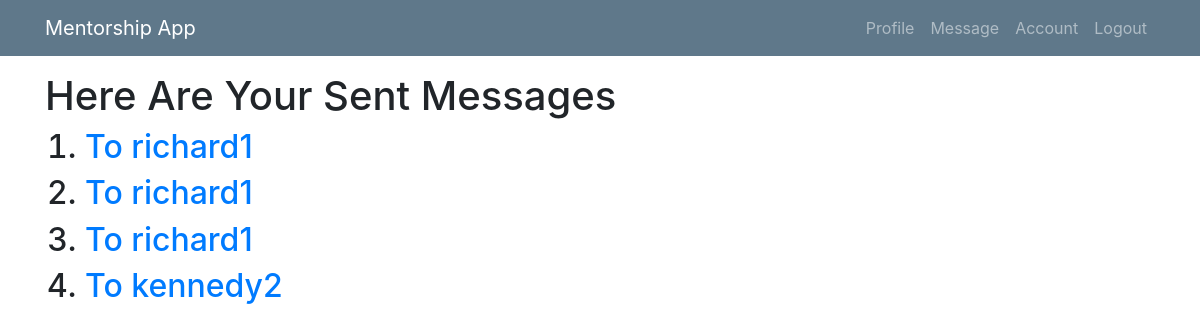
Page /list-message/ (signed in) on the committed database.
### mentee/models.py (models this page shows, shortened)
class Msg(models.Model):
    sender = models.ForeignKey(User, related_name="sender", on_delete=models.CASCADE, null=True)
    receipient = models.ForeignKey(User, related_name="receipient", on_delete=models.CASCADE)
    msg_content = models.TextField(max_length=100)
    sent_at = models.DateTimeField(null=True, blank=True)
    comment = models.TextField(blank=True, null=True)
    comment_at = models.DateTimeField(blank=True, null=True)
    is_approved = models.BooleanField(default=False, verbose_name="Approve?")
    date_approved = models.DateTimeField(blank=True, null=True)
    class Meta:
        ordering = ['-sent_at']

class User(AbstractUser):
    is_mentee = models.BooleanField(default=False)
    is_mentor = models.BooleanField(default=False)

### mentee/views/mentee.py (the view)
# urls.py: path('list-message/', mentee.MessageListView.as_view(), name='list'),
class MessageListView(LoginRequiredMixin, UserPassesTestMixin, ListView):
    model = Msg
    template_name = 'menti/listmessages.html'
    context_object_name = 'sentmesso'
    def test_func(self):
        return self.request.user.is_mentee
    def get_queryset(self):
        return self.model.objects.filter(sender=self.request.user)

### mentee/templates/menti/listmessages.html
{% extends 'menti/base.html' %}
{% block content %}
<h1>Here Are Your Sent Messages</h1>
     {% if sentmesso %}
  <ol>
      {% for messo in sentmesso %}
      <h2><li><a href="{% url 'sent' pk=messo.pk %}">To {{ messo.receipient }} </a></li></h2>
      {% endfor %}
  </ol>
{% else %}
<p>There Are no sent Messages</p>
{% endif %}
{% endblock %}

### mentee/static/mentee/main.css (style rules this page uses)
body { background: #fafafa; color: #333333; margin-top: 5rem; }
h1, h2, h3, h4, h5, h6 { color: #444444; }

### rows in the picture
Msg: receipient "richard1"
Msg: receipient "richard1"
Msg: receipient "richard1"
Msg: receipient "kennedy2"
